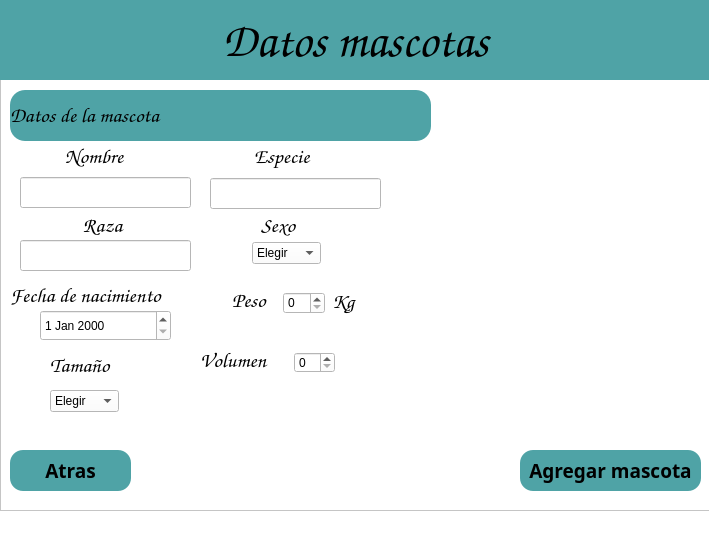
<?xml version="1.0" encoding="UTF-8"?>
<ui version="4.0">
 <class>MainWindow</class>
 <widget class="QMainWindow" name="MainWindow">
  <property name="geometry">
   <rect>
    <x>0</x>
    <y>0</y>
    <width>709</width>
    <height>540</height>
   </rect>
  </property>
  <property name="minimumSize">
   <size>
    <width>709</width>
    <height>540</height>
   </size>
  </property>
  <property name="maximumSize">
   <size>
    <width>709</width>
    <height>540</height>
   </size>
  </property>
  <property name="windowTitle">
   <string>MainWindow</string>
  </property>
  <property name="styleSheet">
   <string notr="true">background-color: rgb(255, 255, 255);</string>
  </property>
  <widget class="QWidget" name="centralwidget">
   <widget class="QFrame" name="frame">
    <property name="geometry">
     <rect>
      <x>0</x>
      <y>0</y>
      <width>711</width>
      <height>511</height>
     </rect>
    </property>
    <property name="minimumSize">
     <size>
      <width>711</width>
      <height>511</height>
     </size>
    </property>
    <property name="maximumSize">
     <size>
      <width>711</width>
      <height>511</height>
     </size>
    </property>
    <property name="sizeIncrement">
     <size>
      <width>10000</width>
      <height>10000</height>
     </size>
    </property>
    <property name="cursor">
     <cursorShape>ArrowCursor</cursorShape>
    </property>
    <property name="styleSheet">
     <string notr="true">background-color: rgb(255, 255, 255);</string>
    </property>
    <property name="frameShape">
     <enum>QFrame::StyledPanel</enum>
    </property>
    <property name="frameShadow">
     <enum>QFrame::Raised</enum>
    </property>
    <widget class="QLabel" name="subMenu">
     <property name="geometry">
      <rect>
       <x>10</x>
       <y>90</y>
       <width>421</width>
       <height>51</height>
      </rect>
     </property>
     <property name="font">
      <font>
       <family>Comic Sans MS</family>
       <pointsize>16</pointsize>
       <weight>50</weight>
       <bold>false</bold>
      </font>
     </property>
     <property name="styleSheet">
      <string notr="true">background-color: rgb(79, 163, 166);
border-radius: 15px;
</string>
     </property>
     <property name="text">
      <string>Datos de la mascota</string>
     </property>
     <property name="alignment">
      <set>Qt::AlignLeading|Qt::AlignLeft|Qt::AlignVCenter</set>
     </property>
     <property name="margin">
      <number>16</number>
     </property>
    </widget>
    <widget class="QLabel" name="Titulo">
     <property name="geometry">
      <rect>
       <x>0</x>
       <y>0</y>
       <width>711</width>
       <height>80</height>
      </rect>
     </property>
     <property name="font">
      <font>
       <family>Comic Sans MS</family>
       <pointsize>36</pointsize>
       <weight>50</weight>
       <bold>false</bold>
      </font>
     </property>
     <property name="styleSheet">
      <string notr="true">background-color: rgb(79, 163, 166);</string>
     </property>
     <property name="text">
      <string>Datos mascotas</string>
     </property>
     <property name="alignment">
      <set>Qt::AlignCenter</set>
     </property>
    </widget>
    <widget class="QLabel" name="FondoPerrito">
     <property name="geometry">
      <rect>
       <x>390</x>
       <y>120</y>
       <width>321</width>
       <height>311</height>
      </rect>
     </property>
     <property name="text">
      <string/>
     </property>
     <property name="pixmap">
      <pixmap>../imagenes/Logo-removebg-preview.png</pixmap>
     </property>
     <property name="scaledContents">
      <bool>true</bool>
     </property>
    </widget>
    <widget class="QLabel" name="labelNombre">
     <property name="geometry">
      <rect>
       <x>65</x>
       <y>141</y>
       <width>81</width>
       <height>31</height>
      </rect>
     </property>
     <property name="font">
      <font>
       <family>Comic Sans MS</family>
       <pointsize>16</pointsize>
       <weight>50</weight>
       <bold>false</bold>
      </font>
     </property>
     <property name="styleSheet">
      <string notr="true"/>
     </property>
     <property name="text">
      <string>Nombre</string>
     </property>
    </widget>
    <widget class="QLabel" name="labelEspecie">
     <property name="geometry">
      <rect>
       <x>254</x>
       <y>141</y>
       <width>81</width>
       <height>31</height>
      </rect>
     </property>
     <property name="font">
      <font>
       <family>Comic Sans MS</family>
       <pointsize>16</pointsize>
       <weight>50</weight>
       <bold>false</bold>
      </font>
     </property>
     <property name="styleSheet">
      <string notr="true"/>
     </property>
     <property name="text">
      <string>Especie</string>
     </property>
    </widget>
    <widget class="QLabel" name="labelRaza">
     <property name="geometry">
      <rect>
       <x>72</x>
       <y>210</y>
       <width>61</width>
       <height>31</height>
      </rect>
     </property>
     <property name="font">
      <font>
       <family>Comic Sans MS</family>
       <pointsize>16</pointsize>
       <weight>50</weight>
       <bold>false</bold>
      </font>
     </property>
     <property name="styleSheet">
      <string notr="true"/>
     </property>
     <property name="text">
      <string>Raza</string>
     </property>
     <property name="alignment">
      <set>Qt::AlignCenter</set>
     </property>
    </widget>
    <widget class="QLabel" name="labelSexo">
     <property name="geometry">
      <rect>
       <x>261</x>
       <y>210</y>
       <width>51</width>
       <height>31</height>
      </rect>
     </property>
     <property name="font">
      <font>
       <family>Comic Sans MS</family>
       <pointsize>16</pointsize>
       <weight>50</weight>
       <bold>false</bold>
      </font>
     </property>
     <property name="styleSheet">
      <string notr="true"/>
     </property>
     <property name="text">
      <string>Sexo</string>
     </property>
    </widget>
    <widget class="QComboBox" name="inputComboBoxSexo">
     <property name="geometry">
      <rect>
       <x>252</x>
       <y>242</y>
       <width>69</width>
       <height>22</height>
      </rect>
     </property>
     <item>
      <property name="text">
       <string>Elegir</string>
      </property>
     </item>
     <item>
      <property name="text">
       <string>Macho</string>
      </property>
     </item>
     <item>
      <property name="text">
       <string>Hembra</string>
      </property>
     </item>
    </widget>
    <widget class="QLabel" name="labelFechaNacimiento">
     <property name="geometry">
      <rect>
       <x>10</x>
       <y>280</y>
       <width>201</width>
       <height>31</height>
      </rect>
     </property>
     <property name="font">
      <font>
       <family>Comic Sans MS</family>
       <pointsize>16</pointsize>
       <weight>50</weight>
       <bold>false</bold>
      </font>
     </property>
     <property name="styleSheet">
      <string notr="true"/>
     </property>
     <property name="text">
      <string>Fecha de nacimiento</string>
     </property>
    </widget>
    <widget class="QDateEdit" name="inputFechaNacimiento">
     <property name="geometry">
      <rect>
       <x>40</x>
       <y>310</y>
       <width>131</width>
       <height>31</height>
      </rect>
     </property>
    </widget>
    <widget class="QLabel" name="labelPeso">
     <property name="geometry">
      <rect>
       <x>232</x>
       <y>280</y>
       <width>51</width>
       <height>41</height>
      </rect>
     </property>
     <property name="font">
      <font>
       <family>Comic Sans MS</family>
       <pointsize>16</pointsize>
       <weight>50</weight>
       <bold>false</bold>
      </font>
     </property>
     <property name="styleSheet">
      <string notr="true"/>
     </property>
     <property name="text">
      <string>Peso</string>
     </property>
    </widget>
    <widget class="QSpinBox" name="inputPeso">
     <property name="geometry">
      <rect>
       <x>283</x>
       <y>292</y>
       <width>42</width>
       <height>22</height>
      </rect>
     </property>
    </widget>
    <widget class="QLabel" name="labelSize">
     <property name="geometry">
      <rect>
       <x>50</x>
       <y>350</y>
       <width>81</width>
       <height>31</height>
      </rect>
     </property>
     <property name="font">
      <font>
       <family>Comic Sans MS</family>
       <pointsize>16</pointsize>
       <weight>50</weight>
       <bold>false</bold>
      </font>
     </property>
     <property name="styleSheet">
      <string notr="true"/>
     </property>
     <property name="text">
      <string>Tamaño</string>
     </property>
    </widget>
    <widget class="QPushButton" name="btnAtras">
     <property name="geometry">
      <rect>
       <x>10</x>
       <y>450</y>
       <width>121</width>
       <height>41</height>
      </rect>
     </property>
     <property name="font">
      <font>
       <family>Corbel</family>
       <pointsize>14</pointsize>
       <weight>75</weight>
       <bold>true</bold>
      </font>
     </property>
     <property name="cursor">
      <cursorShape>PointingHandCursor</cursorShape>
     </property>
     <property name="styleSheet">
      <string notr="true">border-radius: 13px;
background-color: rgb(79, 163, 166);</string>
     </property>
     <property name="text">
      <string>Atras</string>
     </property>
    </widget>
    <widget class="QPushButton" name="btnAgregarMascota">
     <property name="geometry">
      <rect>
       <x>520</x>
       <y>450</y>
       <width>181</width>
       <height>41</height>
      </rect>
     </property>
     <property name="font">
      <font>
       <family>Corbel</family>
       <pointsize>14</pointsize>
       <weight>75</weight>
       <bold>true</bold>
      </font>
     </property>
     <property name="cursor">
      <cursorShape>PointingHandCursor</cursorShape>
     </property>
     <property name="styleSheet">
      <string notr="true">border-radius: 13px;
background-color: rgb(79, 163, 166);</string>
     </property>
     <property name="text">
      <string>Agregar mascota</string>
     </property>
    </widget>
    <widget class="QLineEdit" name="inputNombre">
     <property name="geometry">
      <rect>
       <x>20</x>
       <y>177</y>
       <width>171</width>
       <height>31</height>
      </rect>
     </property>
     <property name="styleSheet">
      <string notr="true">border-color: rgb(30, 146, 148);</string>
     </property>
    </widget>
    <widget class="QLineEdit" name="inputEspecie">
     <property name="geometry">
      <rect>
       <x>210</x>
       <y>178</y>
       <width>171</width>
       <height>31</height>
      </rect>
     </property>
     <property name="styleSheet">
      <string notr="true">border-color: rgb(30, 146, 148);</string>
     </property>
    </widget>
    <widget class="QLineEdit" name="inputRaza">
     <property name="geometry">
      <rect>
       <x>20</x>
       <y>240</y>
       <width>171</width>
       <height>31</height>
      </rect>
     </property>
     <property name="styleSheet">
      <string notr="true">border-color: rgb(30, 146, 148);</string>
     </property>
    </widget>
    <widget class="QComboBox" name="inputComboBoxTamano">
     <property name="geometry">
      <rect>
       <x>50</x>
       <y>390</y>
       <width>69</width>
       <height>22</height>
      </rect>
     </property>
     <item>
      <property name="text">
       <string>Elegir</string>
      </property>
     </item>
     <item>
      <property name="text">
       <string>Muy Pequeño</string>
      </property>
     </item>
     <item>
      <property name="text">
       <string>Pequeño</string>
      </property>
     </item>
     <item>
      <property name="text">
       <string>Mediano</string>
      </property>
     </item>
     <item>
      <property name="text">
       <string>Grande</string>
      </property>
     </item>
     <item>
      <property name="text">
       <string>Muy Grande</string>
      </property>
     </item>
    </widget>
    <widget class="QLabel" name="labelVolumen">
     <property name="geometry">
      <rect>
       <x>200</x>
       <y>340</y>
       <width>81</width>
       <height>41</height>
      </rect>
     </property>
     <property name="font">
      <font>
       <family>Comic Sans MS</family>
       <pointsize>16</pointsize>
       <weight>50</weight>
       <bold>false</bold>
      </font>
     </property>
     <property name="styleSheet">
      <string notr="true"/>
     </property>
     <property name="text">
      <string>Volumen</string>
     </property>
    </widget>
    <widget class="QSpinBox" name="inputVolumen">
     <property name="geometry">
      <rect>
       <x>294</x>
       <y>352</y>
       <width>41</width>
       <height>21</height>
      </rect>
     </property>
    </widget>
    <widget class="QLabel" name="labelKg">
     <property name="geometry">
      <rect>
       <x>332</x>
       <y>281</y>
       <width>51</width>
       <height>41</height>
      </rect>
     </property>
     <property name="font">
      <font>
       <family>Comic Sans MS</family>
       <pointsize>16</pointsize>
       <weight>50</weight>
       <bold>false</bold>
      </font>
     </property>
     <property name="styleSheet">
      <string notr="true"/>
     </property>
     <property name="text">
      <string>Kg</string>
     </property>
    </widget>
    <zorder>FondoPerrito</zorder>
    <zorder>subMenu</zorder>
    <zorder>Titulo</zorder>
    <zorder>labelNombre</zorder>
    <zorder>labelEspecie</zorder>
    <zorder>labelRaza</zorder>
    <zorder>labelSexo</zorder>
    <zorder>inputComboBoxSexo</zorder>
    <zorder>labelFechaNacimiento</zorder>
    <zorder>inputFechaNacimiento</zorder>
    <zorder>labelPeso</zorder>
    <zorder>inputPeso</zorder>
    <zorder>labelSize</zorder>
    <zorder>btnAtras</zorder>
    <zorder>btnAgregarMascota</zorder>
    <zorder>inputNombre</zorder>
    <zorder>inputEspecie</zorder>
    <zorder>inputRaza</zorder>
    <zorder>inputComboBoxTamano</zorder>
    <zorder>labelVolumen</zorder>
    <zorder>inputVolumen</zorder>
    <zorder>labelKg</zorder>
   </widget>
  </widget>
  <widget class="QMenuBar" name="menubar">
   <property name="geometry">
    <rect>
     <x>0</x>
     <y>0</y>
     <width>709</width>
     <height>21</height>
    </rect>
   </property>
  </widget>
  <widget class="QStatusBar" name="statusbar"/>
 </widget>
 <resources/>
 <connections/>
</ui>
